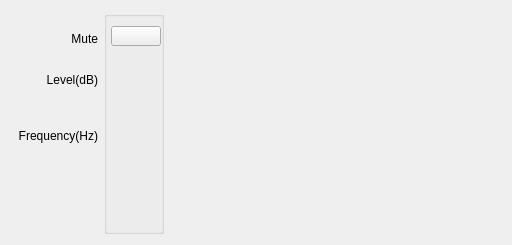
<?xml version="1.0" encoding="UTF-8"?>
<ui version="4.0">
 <class>cfgsettingsignal_sine</class>
 <widget class="QWidget" name="cfgsettingsignal_sine">
  <property name="geometry">
   <rect>
    <x>0</x>
    <y>0</y>
    <width>512</width>
    <height>245</height>
   </rect>
  </property>
  <property name="minimumSize">
   <size>
    <width>512</width>
    <height>245</height>
   </size>
  </property>
  <property name="maximumSize">
   <size>
    <width>512</width>
    <height>245</height>
   </size>
  </property>
  <property name="windowTitle">
   <string>Form</string>
  </property>
  <layout class="QHBoxLayout" name="horizontalLayout">
   <item>
    <widget class="QWidget" name="widget_2" native="true">
     <layout class="QVBoxLayout" name="verticalLayout_2">
      <property name="leftMargin">
       <number>0</number>
      </property>
      <property name="topMargin">
       <number>18</number>
      </property>
      <property name="rightMargin">
       <number>0</number>
      </property>
      <property name="bottomMargin">
       <number>0</number>
      </property>
      <item>
       <widget class="QLabel" name="label_6">
        <property name="sizePolicy">
         <sizepolicy hsizetype="Preferred" vsizetype="Preferred">
          <horstretch>0</horstretch>
          <verstretch>0</verstretch>
         </sizepolicy>
        </property>
        <property name="minimumSize">
         <size>
          <width>86</width>
          <height>20</height>
         </size>
        </property>
        <property name="maximumSize">
         <size>
          <width>100</width>
          <height>20</height>
         </size>
        </property>
        <property name="text">
         <string>Mute</string>
        </property>
        <property name="alignment">
         <set>Qt::AlignRight|Qt::AlignTrailing|Qt::AlignVCenter</set>
        </property>
       </widget>
      </item>
      <item>
       <widget class="QLabel" name="label_5">
        <property name="sizePolicy">
         <sizepolicy hsizetype="Maximum" vsizetype="Preferred">
          <horstretch>0</horstretch>
          <verstretch>0</verstretch>
         </sizepolicy>
        </property>
        <property name="minimumSize">
         <size>
          <width>86</width>
          <height>50</height>
         </size>
        </property>
        <property name="maximumSize">
         <size>
          <width>100</width>
          <height>50</height>
         </size>
        </property>
        <property name="text">
         <string>Level(dB)</string>
        </property>
        <property name="alignment">
         <set>Qt::AlignRight|Qt::AlignTrailing|Qt::AlignVCenter</set>
        </property>
       </widget>
      </item>
      <item>
       <widget class="QLabel" name="label_4">
        <property name="minimumSize">
         <size>
          <width>86</width>
          <height>50</height>
         </size>
        </property>
        <property name="maximumSize">
         <size>
          <width>100</width>
          <height>50</height>
         </size>
        </property>
        <property name="text">
         <string>Frequency(Hz)</string>
        </property>
        <property name="alignment">
         <set>Qt::AlignRight|Qt::AlignTrailing|Qt::AlignVCenter</set>
        </property>
        <property name="wordWrap">
         <bool>true</bool>
        </property>
       </widget>
      </item>
      <item>
       <spacer name="verticalSpacer">
        <property name="orientation">
         <enum>Qt::Vertical</enum>
        </property>
        <property name="sizeHint" stdset="0">
         <size>
          <width>20</width>
          <height>40</height>
         </size>
        </property>
       </spacer>
      </item>
     </layout>
    </widget>
   </item>
   <item>
    <widget class="QGroupBox" name="groupBox">
     <property name="minimumSize">
      <size>
       <width>60</width>
       <height>0</height>
      </size>
     </property>
     <property name="maximumSize">
      <size>
       <width>60</width>
       <height>16777215</height>
      </size>
     </property>
     <property name="styleSheet">
      <string notr="true"/>
     </property>
     <property name="title">
      <string/>
     </property>
     <layout class="QVBoxLayout" name="verticalLayout">
      <property name="leftMargin">
       <number>4</number>
      </property>
      <property name="rightMargin">
       <number>6</number>
      </property>
      <item>
       <widget class="QPushButton" name="pb_mute">
        <property name="sizePolicy">
         <sizepolicy hsizetype="Preferred" vsizetype="Preferred">
          <horstretch>0</horstretch>
          <verstretch>0</verstretch>
         </sizepolicy>
        </property>
        <property name="minimumSize">
         <size>
          <width>50</width>
          <height>20</height>
         </size>
        </property>
        <property name="maximumSize">
         <size>
          <width>50</width>
          <height>20</height>
         </size>
        </property>
        <property name="styleSheet">
         <string notr="true"/>
        </property>
        <property name="text">
         <string/>
        </property>
        <property name="checkable">
         <bool>true</bool>
        </property>
       </widget>
      </item>
      <item>
       <widget class="ConfigGainWidget" name="_gainCtrl" native="true">
        <property name="minimumSize">
         <size>
          <width>50</width>
          <height>50</height>
         </size>
        </property>
        <property name="maximumSize">
         <size>
          <width>50</width>
          <height>50</height>
         </size>
        </property>
       </widget>
      </item>
      <item>
       <widget class="ConfigGainWidget" name="_freqCtrl" native="true">
        <property name="minimumSize">
         <size>
          <width>50</width>
          <height>50</height>
         </size>
        </property>
        <property name="maximumSize">
         <size>
          <width>50</width>
          <height>50</height>
         </size>
        </property>
       </widget>
      </item>
      <item>
       <spacer name="verticalSpacer_2">
        <property name="orientation">
         <enum>Qt::Vertical</enum>
        </property>
        <property name="sizeHint" stdset="0">
         <size>
          <width>20</width>
          <height>40</height>
         </size>
        </property>
       </spacer>
      </item>
     </layout>
    </widget>
   </item>
   <item>
    <widget class="SignalGenerator" name="widget" native="true">
     <property name="minimumSize">
      <size>
       <width>331</width>
       <height>191</height>
      </size>
     </property>
    </widget>
   </item>
  </layout>
 </widget>
 <customwidgets>
  <customwidget>
   <class>ConfigGainWidget</class>
   <extends>QWidget</extends>
   <header location="global">customWidget/configgainwidget.h</header>
   <container>1</container>
  </customwidget>
  <customwidget>
   <class>SignalGenerator</class>
   <extends>QWidget</extends>
   <header>customWidget/signalgenerator.h</header>
   <container>1</container>
  </customwidget>
 </customwidgets>
 <resources/>
 <connections/>
</ui>
